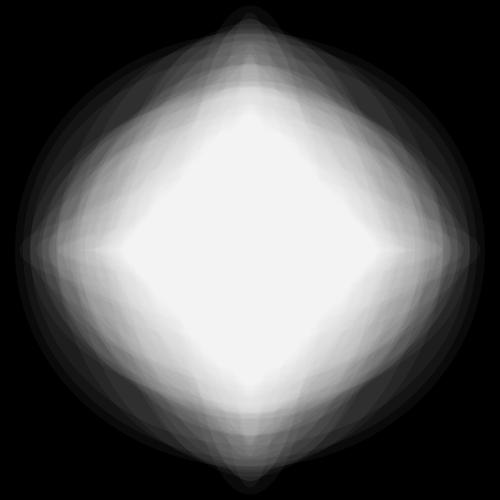
Frame 1 (no input)
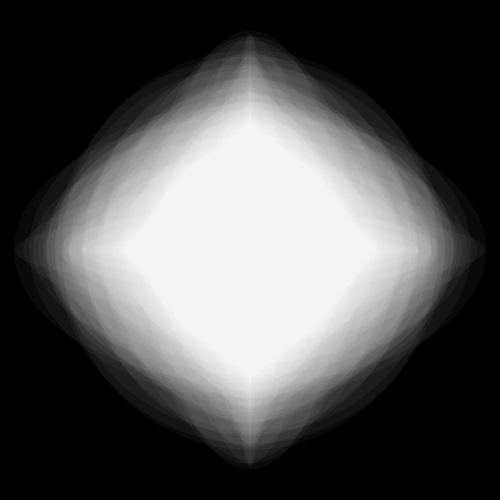
Frame 60 (the mouse pressed at the canvas centre just before this capture)
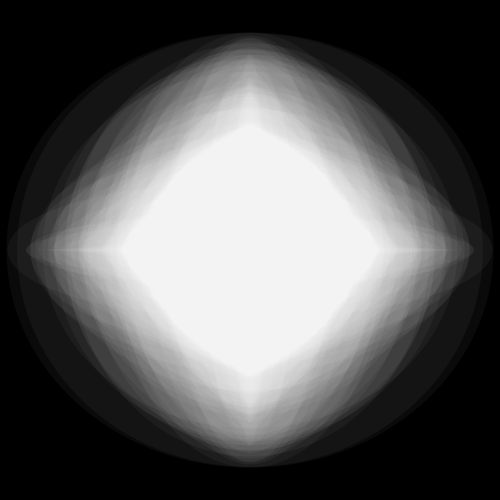
Frame 120 (the mouse held since frame 60 and released just before this capture)

The Processing sketch that drew these frames (run headless with seeded random() and noise(); from frame 60 on, the mouse is pressed at the canvas centre):

// Processing sketch: processing_57632
// ── processing_57632.pde

int x = 250;
int y =250;
float r;
 
void setup(){
size(500,500);
smooth();
}
 
void draw(){
background(0);
noStroke();
fill(255,10);
for(float r = 100;r<500;r=r+1){
ellipse(x,y,random(r),random(r));
}
}
